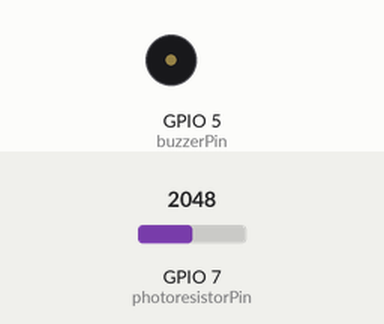
Simulated run of this sketch. Board: ESP32. On the bench: buzzer (waves = sounding). The test bench sets the inputs (shaded band); at power-on: GPIO 7 (photoresistorPin) = 2048.

Above: at 1.2 s.
1.3 s: GPIO 7 (photoresistorPin) set to 1960
At 1.9 s:
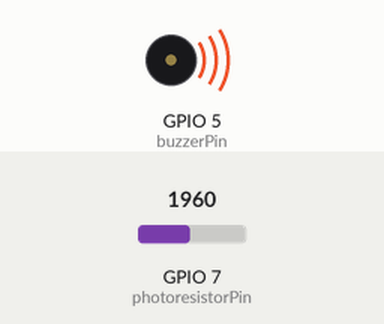
Timing chart, 0 to 4.3 s (numbered marks = the images above; inputs shaded):
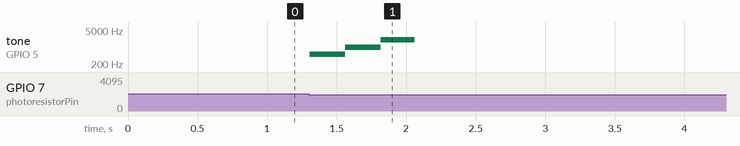

The sketch:

lab2-5.ino
```cpp
// Filename: lab2-5.ino
// Author: Ruiqi Liu, Hailey Yuan
// Date: 04/20/2026
// Description: Plays a buzzing frequency once once the light level read by
// the photoresistor passes a threshold.
// Lab 2 step 5 (part 4)

// Gemini-908 (no debugging needed)

const int photoresistorPin = 7; // Analog input pin connected to the voltage divider
const int buzzerPin = 5;         // Digital output pin connected to the buzzer

// Light threshold: adjust this value based on ambient lighting conditions
// Assuming a dark room corresponds to lower analog readings depending on voltage divider configuration.
const int lightThreshold = 2000;

// PWM Properties
const int resolution = 8;        // 8-bit resolution (0-255)
const int dutyCycle = 128;       // 50% duty cycle for optimal sound generation

// Timer logic variables
unsigned long sequenceStartTime = 0;
int currentSegment = -1; // -1 indicates the sequence is not playing
bool hasPlayed = false;  // Ensures the sequence plays only once per darkness event

void setup() {
  Serial.begin(115200);

  // Initial configuration for the buzzer pin
  ledcAttach(buzzerPin, 500, resolution);
  ledcWrite(buzzerPin, 0); // Ensure buzzer is off initially
}

void loop() {
  int lightLevel = analogRead(photoresistorPin);

  // Print light level for debugging and tuning the threshold
  // Serial.print("Light Level: ");
  // Serial.println(lightLevel);

  if (lightLevel < lightThreshold) {
    // Light is below threshold (dark ambient light)
    if (currentSegment == -1 && !hasPlayed) {
      // Start the one-time buzzer sequence
      currentSegment = 0;
      sequenceStartTime = millis();
    }
  } else {
    // Light is above threshold (bright)
    currentSegment = -1;
    hasPlayed = false;       // Reset so it can play again next time it gets dark
    ledcWrite(buzzerPin, 0); // Ensure buzzer remains silent
  }

  // Handle the non-blocking timer logic for the buzzer sequence
  if (currentSegment != -1) {
    unsigned long elapsedTime = millis() - sequenceStartTime;

    // First third: play a low frequency (500 Hz)
    if (elapsedTime < 250) {
      if (currentSegment != 1) {
        currentSegment = 1;
        ledcDetach(buzzerPin);
        ledcAttach(buzzerPin, 500, resolution);
        ledcWrite(buzzerPin, dutyCycle);
      }
    }
    // Second third: play a medium frequency (1000 Hz)
    else if (elapsedTime < 500) {
      if (currentSegment != 2) {
        currentSegment = 2;
        ledcDetach(buzzerPin);
        ledcAttach(buzzerPin, 1000, resolution);
        ledcWrite(buzzerPin, dutyCycle);
      }
    }
    // Final third: play a high frequency (2000 Hz)
    else if (elapsedTime < 750) {
      if (currentSegment != 3) {
        currentSegment = 3;
        ledcDetach(buzzerPin);
        ledcAttach(buzzerPin, 2000, resolution);
        ledcWrite(buzzerPin, dutyCycle);
      }
    }
    // Stop after one pass through the sequence
    else {
      currentSegment = -1;
      hasPlayed = true;        // Mark as played to prevent immediate looping
      ledcWrite(buzzerPin, 0); // Turn off the buzzer
    }
  }

  // Short delay for stability
  delay(10);
}
```

Measured:
- after the input at 1.3 s, tone on GPIO 5 (buzzerPin): silent → 500 Hz at once, → 1000 Hz 0.25 s later, → 2000 Hz 0.25 s later, → silent 0.24 s later
